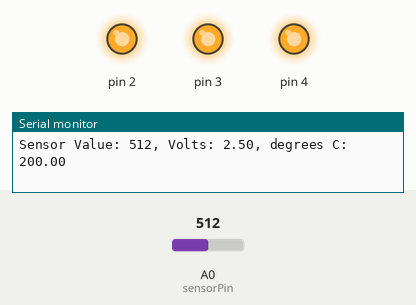
Simulated run of this sketch. Board: Arduino Uno, built with avr-gcc and run on an emulated ATmega328P. Shown: output pins drawn as LEDs (lit = HIGH), the last lines printed to the serial monitor. The test bench sets the inputs (shaded band); at power-on: A0 (sensorPin) = 512.

Above: at 1.2 s.
1.3 s: A0 (sensorPin) set to 158
4.3 s: A0 (sensorPin) set to 135
At 5.5 s:
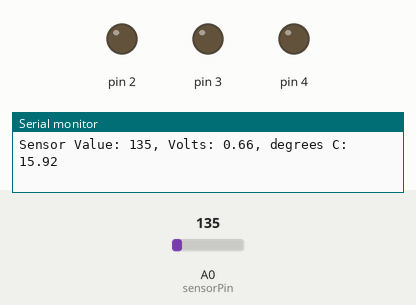
5.8 s: A0 (sensorPin) set to 306
At 7.2 s:
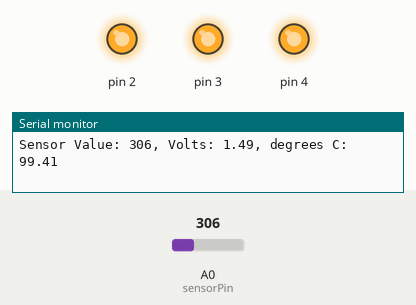
Timing chart, 0 to 8.8 s (numbered marks = the images above; inputs shaded):
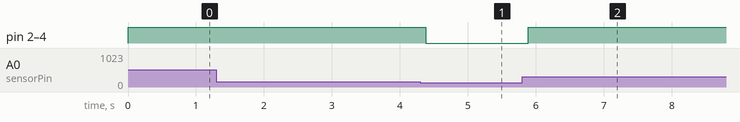

The sketch:

Love-o-Meter.ino
```cpp
const int sensorPin = A0;
const int baselineTemp = 20.0;

void setup() {
    Serial.begin(9600);
    for (int pinNumber = 2; pinNumber < 5; pinNumber++) {
        pinMode(pinNumber,OUTPUT);
        digitalWrite(pinNumber,LOW);
    }
}

void loop() {
    int sensorVal = analogRead(sensorPin);
    Serial.print("Sensor Value: ");
    Serial.print(sensorVal);
    float voltage = (sensorVal/1024.0)*5.0;
    Serial.print(", Volts: ");
    Serial.print(voltage);
    Serial.print(", degrees C: ");
    float temperature = (voltage - 0.5)*100.0;
    Serial.println(temperature);
    if (temperature < baselineTemp) {
        digitalWrite(2,LOW);
        digitalWrite(3,LOW);
        digitalWrite(4,LOW);
    }
    else if (temperature >= baselineTemp+2.0 && temperature < baselineTemp+4.0) {
        digitalWrite(2,HIGH);
        digitalWrite(3,LOW);
        digitalWrite(4,LOW);
    }
    else if (temperature >= baselineTemp+4.0 && temperature < baselineTemp+6.0) {
        digitalWrite(2,HIGH);
        digitalWrite(3,HIGH);
        digitalWrite(4,LOW);
    }
    else if (temperature >= baselineTemp+6.0) {
        digitalWrite(2,HIGH);
        digitalWrite(3,HIGH);
        digitalWrite(4,HIGH);
    }
    delay(1);
}
```

Measured:
- the behaviour switches between 144 and 143 on A0 (sensorPin) (found by bisection; images 0 and 1)
- after the input at 4.3 s, pin 2–4: HIGH → LOW after 0.08 s
- after the input at 5.8 s, pin 2–4: LOW → HIGH after 0.09 s
